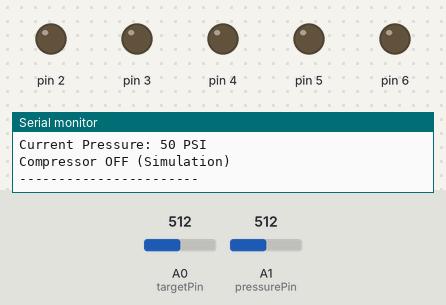
Bench run of a sketch on a simulated Arduino Uno, built with avr-gcc and run on an emulated ATmega328P. Parts: output pins drawn as LEDs (lit = HIGH), the last lines printed to the serial monitor. Dashed ring = blinking. Inputs (shaded band) come from the test bench; at power-on: A0 (targetPin) = 512, A1 (pressurePin) = 512. Random numbers use the default seed unless the sketch sets one.

Above: at 17.4 s.
17.5 s: A0 (targetPin) set to 528
At 18.6 s:
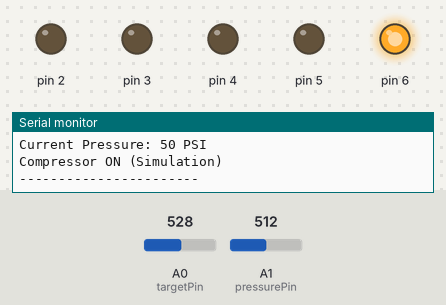
20.4 s: A1 (pressurePin) set to 533
At 21.5 s:
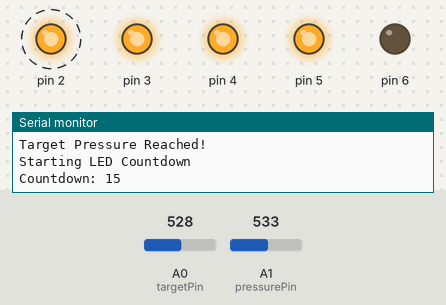
At 23.5 s:
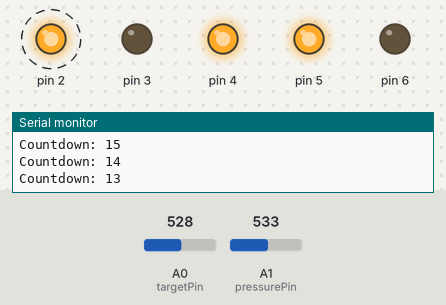
Timing chart, 0 to 32.7 s (numbered marks = the images above; inputs shaded):
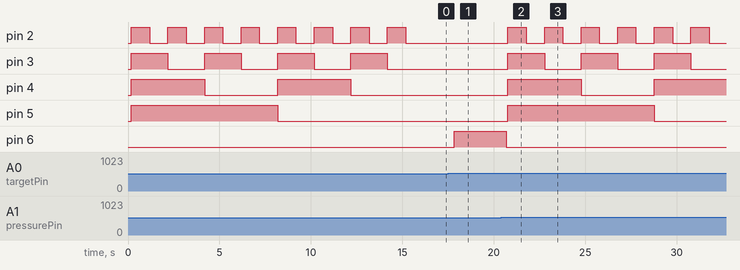

Measured:
- the behaviour switches between 521 and 522 on A0 (targetPin) (found by bisection; images 0 and 1)
- the behaviour switches between 521 and 522 on A1 (pressurePin) (found by bisection; images 1 and 2)
- after the input at 17.5 s, pin 6: LOW → HIGH after 0.34 s
- after the input at 20.4 s, pin 2: alternates HIGH for 1.0 s and LOW for 1.0 s, starting after 0.36 s; pin 3: alternates HIGH for 2.0 s and LOW for 2.0 s, starting after 0.36 s; pin 4: LOW → HIGH after 0.36 s, → LOW 4.0 s later, → HIGH 4.0 s later; pin 5: LOW → HIGH after 0.36 s, → LOW 8.0 s later; pin 6: HIGH → LOW after 0.28 s
- by itself, pin 2: alternates HIGH for 1.0 s and LOW for 1.0 s, 16 changes in all, then stays LOW
- by itself, pin 3: alternates HIGH for 2.0 s and LOW for 2.0 s
- by itself, pin 4: alternates HIGH for 4.0 s and LOW for 4.0 s

The sketch:

Pressure_Control_Rocket_Countdown.ino
```cpp
/*
  ENGR 2304 - Programming Assignment P09
  Pressure Control and LED Countdown
  Arduino Uno - Tinkercad Simulation

  A0 = Target Pressure (0 to 100 PSI)
  A1 = Current Pressure (0 to 100 PSI)

  D2-D5 = Four countdown LEDs
  D6 = Compressor indicator LED

  Educational simulation only.
  Numeric constants use hexadecimal.
*/

const int targetPin = A0;
const int pressurePin = A1;

// Countdown LED pins
const int leds[0x4] = {
  0x2, 0x3, 0x4, 0x5
};

// Compressor indicator
const int compressorPin = 0x6;

// Constants
const int ledCount = 0x4;
const int maxPressure = 0x64;   // 100 PSI
const int analogMaximum = 0x3FF;

int targetPressure = 0x0;
int currentPressure = 0x0;

bool countdownDone = false;

void setup() {

  Serial.begin(0x2580);

  pinMode(compressorPin, OUTPUT);
  digitalWrite(compressorPin, LOW);

  for (int i = 0x0; i < ledCount; i++) {
    pinMode(leds[i], OUTPUT);
    digitalWrite(leds[i], LOW);
  }

  Serial.println("ENGR 2304 - P09");
  Serial.println("Pressure Control Simulation");
  Serial.println("-----------------------");
}

void loop() {

  // Read target pressure from A0
  int targetRaw = analogRead(targetPin);

  // Read current pressure from A1
  int currentRaw = analogRead(pressurePin);

  // Convert readings to 0-100 PSI
  targetPressure = map(
    targetRaw,
    0x0,
    analogMaximum,
    0x0,
    maxPressure
  );

  currentPressure = map(
    currentRaw,
    0x0,
    analogMaximum,
    0x0,
    maxPressure
  );

  // Display raw readings
  Serial.print("A0 Raw: ");
  Serial.println(targetRaw);

  Serial.print("A1 Raw: ");
  Serial.println(currentRaw);

  // Display pressure values
  Serial.print("Target Pressure: ");
  Serial.print(targetPressure);
  Serial.println(" PSI");

  Serial.print("Current Pressure: ");
  Serial.print(currentPressure);
  Serial.println(" PSI");

  // Simulated compressor control
  if (currentPressure < targetPressure) {

    digitalWrite(compressorPin, HIGH);
    countdownDone = false;

    Serial.println("Compressor ON (Simulation)");

    // Turn off countdown LEDs
    for (int i = 0x0; i < ledCount; i++) {
      digitalWrite(leds[i], LOW);
    }

  } else {

    digitalWrite(compressorPin, LOW);

    Serial.println("Compressor OFF (Simulation)");

    // Start countdown when pressure is reached
    if (!countdownDone) {

      countdownDone = true;

      Serial.println("Target Pressure Reached!");
      Serial.println("Starting LED Countdown");

      for (int count = 0xF; count >= 0x0; count--) {

        // Show binary countdown on LEDs
        for (int i = 0x0; i < ledCount; i++) {
          int bitValue = bitRead(count, i);
          digitalWrite(leds[i], bitValue);
        }

        Serial.print("Countdown: ");
        Serial.println(count);

        delay(0x3E8);
      }

      // Turn off all countdown LEDs
      for (int i = 0x0; i < ledCount; i++) {
        digitalWrite(leds[i], LOW);
      }

      Serial.println("Countdown Complete!");
    }
  }

  Serial.println("-----------------------");

  delay(0x1F4);
}
```

2026FA-ENGR-2304-83335-A02-EDRIS-EDRIS.c
```cpp
/* 2026FA-ENGR-2304-83335-P02-EDRIS-EDRIS */

#include <stdio.h>
#include <string.h>

void decimalToBinary(int decimal)
{
    int binary[8];
    int magnitude;
    int i;

    magnitude = decimal;

    if (magnitude < 0)
    {
        magnitude = -magnitude;
    }

    for (i = 7; i >= 1; i--)
    {
        binary[i] = magnitude % 2;
        magnitude = magnitude / 2;
    }

    binary[0] = (decimal < 0) ? 1 : 0;

    printf("8-bit signed magnitude binary: ");

    for (i = 0; i < 8; i++)
    {
        printf("%d", binary[i]);
    }

    printf("\n");
}

void binaryToDecimal(char input[])
{
    int length;
    int i;
    int value;
    int sign;

    length = strlen(input);

    if (length != 8)
    {
        printf("Error: enter an 8-bit signed magnitude binary number.\n");
        return;
    }

    for (i = 0; i < 8; i++)
    {
        if (input[i] != '0' && input[i] != '1')
        {
            printf("Error: binary number can contain only 0 and 1.\n");
            return;
        }
    }

    value = 0;

    for (i = 1; i < 8; i++)
    {
        value = value * 2 + (input[i] - '0');
    }

    if (input[0] == '1')
    {
        sign = -1;
    }
    else
    {
        sign = 1;
    }

    printf("Decimal result: %d\n", sign * value);
}

int hexValue(char c)
{
    if (c >= '0' && c <= '9')
    {
        return c - '0';
    }

    if (c >= 'A' && c <= 'F')
    {
        return c - 'A' + 10;
    }

    if (c >= 'a' && c <= 'f')
    {
        return c - 'a' + 10;
    }

    return -1;
}

char hexDigit(int value)
{
    if (value < 10)
    {
        return '0' + value;
    }

    return 'A' + value - 10;
}

void binaryToHex(char input[])
{
    int length;
    int dot;
    int intBits;
    int fracBits;
    int i;
    int j;
    int value;
    int start;
    int resultIndex;
    int groupStart;
    int groups;
    char result[100];

    length = strlen(input);
    dot = -1;

    for (i = 0; i < length; i++)
    {
        if (input[i] == '.')
        {
            if (dot != -1)
            {
                printf("Error: only one decimal point is allowed.\n");
                return;
            }

            dot = i;
        }
    }

    if (dot == -1)
    {
        intBits = length;
        fracBits = 0;
    }
    else
    {
        intBits = dot;
        fracBits = length - dot - 1;
    }

    if (intBits > 32 || fracBits > 32)
    {
        printf("Error: maximum is 32 binary bits on either side of the decimal point.\n");
        return;
    }

    for (i = 0; i < length; i++)
    {
        if (input[i] != '.' &&
            input[i] != '0' &&
            input[i] != '1')
        {
            printf("Error: invalid binary number.\n");
            return;
        }
    }

    resultIndex = 0;

    if (intBits == 0)
    {
        result[resultIndex] = '0';
        resultIndex++;
    }
    else
    {
        groups = (intBits + 3) / 4;
        start = intBits - groups * 4;

        for (i = 0; i < groups; i++)
        {
            value = 0;

            for (j = 0; j < 4; j++)
            {
                groupStart = start + i * 4 + j;

                if (groupStart < 0)
                {
                    value = value * 2;
                }
                else
                {
                    value = value * 2 + (input[groupStart] - '0');
                }
            }

            result[resultIndex] = hexDigit(value);
            resultIndex++;
        }
    }

    if (fracBits > 0)
    {
        result[resultIndex] = '.';
        resultIndex++;

        groups = (fracBits + 3) / 4;

        for (i = 0; i < groups; i++)
        {
            value = 0;

            for (j = 0; j < 4; j++)
            {
                groupStart = dot + 1 + i * 4 + j;

                if (groupStart < length)
                {
                    value = value * 2 + (input[groupStart] - '0');
                }
                else
                {
                    value = value * 2;
                }
            }

            result[resultIndex] = hexDigit(value);
            resultIndex++;
        }
    }

    result[resultIndex] = '\0';

    printf("Hexadecimal result: 0x%s\n", result);
}

void hexToBinary(char input[])
{
    int length;
    int i;
    int j;
    int value;
    int dot;
    int integerDigits;
    int fractionDigits;
    int resultIndex;
    char result[200];

    if (input[0] != '0' ||
        (input[1] != 'x' && input[1] != 'X'))
    {
        printf("Error: hexadecimal numbers must start with 0x.\n");
        return;
    }

    length = strlen(input);
    dot = -1;

    for (i = 2; i < length; i++)
    {
        if (input[i] == '.')
        {
            if (dot != -1)
            {
                printf("Error: only one decimal point is allowed.\n");
                return;
            }

            dot = i;
        }
    }

    if (dot == -1)
    {
        integerDigits = length - 2;
        fractionDigits = 0;
    }
    else
    {
        integerDigits = dot - 2;
        fractionDigits = length - dot - 1;
    }

    if (integerDigits > 8 || fractionDigits > 8)
    {
        printf("Error: maximum is 8 hexadecimal digits on either side of the decimal point.\n");
        return;
    }

    if (integerDigits == 0)
    {
        printf("Error: hexadecimal number must contain digits.\n");
        return;
    }

    resultIndex = 0;

    for (i = 2; i < length; i++)
    {
        if (input[i] == '.')
        {
            result[resultIndex] = '.';
            resultIndex++;
        }
        else
        {
            value = hexValue(input[i]);

            if (value < 0)
            {
                printf("Error: invalid hexadecimal number.\n");
                return;
            }

            for (j = 3; j >= 0; j--)
            {
                result[resultIndex] =
                    ((value >> j) & 1) + '0';

                resultIndex++;
            }
        }
    }

    result[resultIndex] = '\0';

    printf("Binary result: %s\n", result);
}

int main(void)
{
    int choice;
    int subChoice;
    int decimal;
    char input[100];

    while (1)
    {
        printf("\n");
        printf("====================================\n");
        printf(" ENGR 2304 NUMBER CONVERSION MENU\n");
        printf("====================================\n");
        printf("1. Decimal/Binary Conversion\n");
        printf("2. Hex/Binary Conversion\n");
        printf("3. Exit\n");
        printf("Enter your choice: ");

        scanf("%d", &choice);

        if (choice == 3)
        {
            printf("Program exited.\n");
            break;
        }

        if (choice == 1)
        {
            printf("\n");
            printf("1. Decimal to Binary\n");
            printf("2. Binary to Decimal\n");
            printf("Enter your choice: ");

            scanf("%d", &subChoice);

            if (subChoice == 1)
            {
                printf("Enter a decimal number (-127 to 127): ");
                scanf("%d", &decimal);

                if (decimal >= -127 && decimal <= 127)
                {
                    decimalToBinary(decimal);
                }
                else
                {
                    printf("Error: number must be between -127 and 127.\n");
                }
            }
            else if (subChoice == 2)
            {
                printf("Enter an 8-bit signed magnitude binary number: ");
                scanf("%99s", input);

                binaryToDecimal(input);
            }
            else
            {
                printf("Invalid choice.\n");
            }
        }
        else if (choice == 2)
        {
            printf("\n");
            printf("Enter a positive binary number or hexadecimal number.\n");
            printf("Hexadecimal numbers must start with 0x.\n");
            printf("Enter number: ");

            scanf("%99s", input);

            if (input[0] == '0' &&
                (input[1] == 'x' || input[1] == 'X'))
            {
                hexToBinary(input);
            }
            else
            {
                binaryToHex(input);
            }
        }
        else
        {
            printf("Invalid choice. Please select 1, 2, or 3.\n");
        }
    }

    return 0;
}
```

2026FA-ENGR-2304-83335-A03-EDRIS-EDRIS.c
```cpp
 /* 2026FA-ENGR-2304-83335-EDRIS-EDRIS-P03 */

#include <stdio.h>

double determinant2x2(double a, double b, double c, double d)
{
    return (a * d) - (b * c);
}

double determinant3x3(double a11, double a12, double a13,
                      double a21, double a22, double a23,
                      double a31, double a32, double a33)
{
    double det;

    det = a11 * determinant2x2(a22, a23, a32, a33)
        - a12 * determinant2x2(a21, a23, a31, a33)
        + a13 * determinant2x2(a21, a22, a31, a32);

    return det;
}

void solve2x2(void)
{
    double a1, b1, c1;
    double a2, b2, c2;
    double delta, deltaX, deltaY;
    double x, y;

    printf("\nSolve a system of two equations:\n");
    printf("a1*x + b1*y = c1\n");
    printf("a2*x + b2*y = c2\n\n");

    printf("Enter a1 b1 c1: ");
    scanf("%lf %lf %lf", &a1, &b1, &c1);

    printf("Enter a2 b2 c2: ");
    scanf("%lf %lf %lf", &a2, &b2, &c2);

    delta = determinant2x2(a1, b1, a2, b2);

    if (delta == 0)
    {
        printf("\nThe determinant is zero.\n");
        printf("The system does not have a unique solution.\n");
        return;
    }

    deltaX = determinant2x2(c1, b1, c2, b2);
    deltaY = determinant2x2(a1, c1, a2, c2);

    x = deltaX / delta;
    y = deltaY / delta;

    printf("\nDelta = %.4f\n", delta);
    printf("Delta X = %.4f\n", deltaX);
    printf("Delta Y = %.4f\n", deltaY);

    printf("\nSolution:\n");
    printf("x = %.4f\n", x);
    printf("y = %.4f\n", y);
}

void solve3x3(void)
{
    double a11, a12, a13, b1;
    double a21, a22, a23, b2;
    double a31, a32, a33, b3;

    double delta;
    double deltaX;
    double deltaY;
    double deltaZ;

    double x, y, z;

    printf("\nSolve a system of three equations:\n");
    printf("a11*x + a12*y + a13*z = b1\n");
    printf("a21*x + a22*y + a23*z = b2\n");
    printf("a31*x + a32*y + a33*z = b3\n\n");

    printf("Enter a11 a12 a13 b1: ");
    scanf("%lf %lf %lf %lf", &a11, &a12, &a13, &b1);

    printf("Enter a21 a22 a23 b2: ");
    scanf("%lf %lf %lf %lf", &a21, &a22, &a23, &b2);

    printf("Enter a31 a32 a33 b3: ");
    scanf("%lf %lf %lf %lf", &a31, &a32, &a33, &b3);

    delta = determinant3x3(
        a11, a12, a13,
        a21, a22, a23,
        a31, a32, a33
    );

    if (delta == 0)
    {
        printf("\nThe determinant is zero.\n");
        printf("The system does not have a unique solution.\n");
        return;
    }

    deltaX = determinant3x3(
        b1, a12, a13,
        b2, a22, a23,
        b3, a32, a33
    );

    deltaY = determinant3x3(
        a11, b1, a13,
        a21, b2, a23,
        a31, b3, a33
    );

    deltaZ = determinant3x3(
        a11, a12, b1,
        a21, a22, b2,
        a31, a32, b3
    );

    x = deltaX / delta;
    y = deltaY / delta;
    z = deltaZ / delta;

    printf("\nDelta = %.4f\n", delta);
    printf("Delta X = %.4f\n", deltaX);
    printf("Delta Y = %.4f\n", deltaY);
    printf("Delta Z = %.4f\n", deltaZ);

    printf("\nSolution:\n");
    printf("x = %.4f\n", x);
    printf("y = %.4f\n", y);
    printf("z = %.4f\n", z);
}

int main(void)
{
    int choice;

    do
    {
        printf("\n====================================\n");
        printf("       CRAMER'S RULE SOLVER\n");
        printf("====================================\n");
        printf("1. Solve two equations (2x2)\n");
        printf("2. Solve three equations (3x3)\n");
        printf("3. Exit\n");
        printf("Enter your choice: ");
        scanf("%d", &choice);

        if (choice == 1)
        {
            solve2x2();
        }
        else if (choice == 2)
        {
            solve3x3();
        }
        else if (choice == 3)
        {
            printf("\nProgram exited.\n");
        }
        else
        {
            printf("\nInvalid choice.\n");
        }

    } while (choice != 3);

    return 0;
}
```

2026FA-ENGR-2304-83335-EDRIS-EDRIS-HELLO-WORLD.c
```cpp
/* 2026FA-ENGR-2304-83335-EDRIS-EDRIS */

#include <stdio.h>

int main(void) {
    printf("Hello, World!\n");
    printf("Welcome to ENGR 2304!\n");

    return 0;
}
```

2026FA-ENGR-2304-83335-P01-EDRIS-EDRIS.c
```cpp
/* 2026FA-ENGR-2304-83335-P01-EDRIS-EDRIS */
#include <stdio.h>

int main(void){printf("Hello, World!\n");
	printf("Welcome to ENGR 2304 - Programming for Engineers at Dallas College\n");

	return 0;
}
```

Source omitted: 304-83335-A04-EDRIS-EDRIS.c (3684 bytes)
